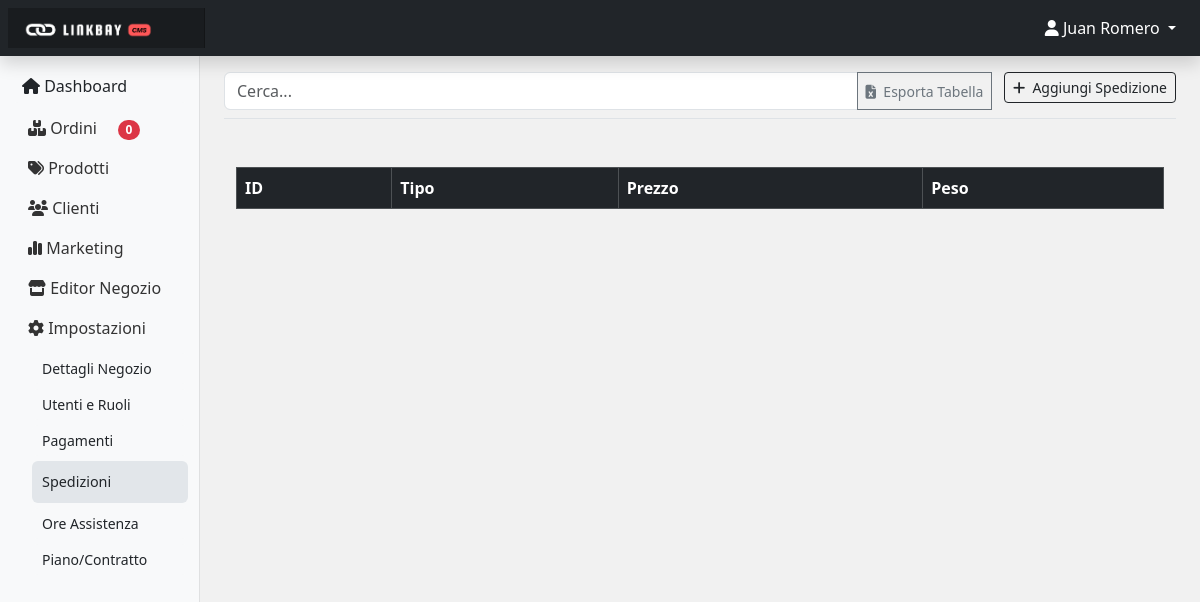
The page /admin/ui/spedizioni (signed in) on the database as committed earlier.
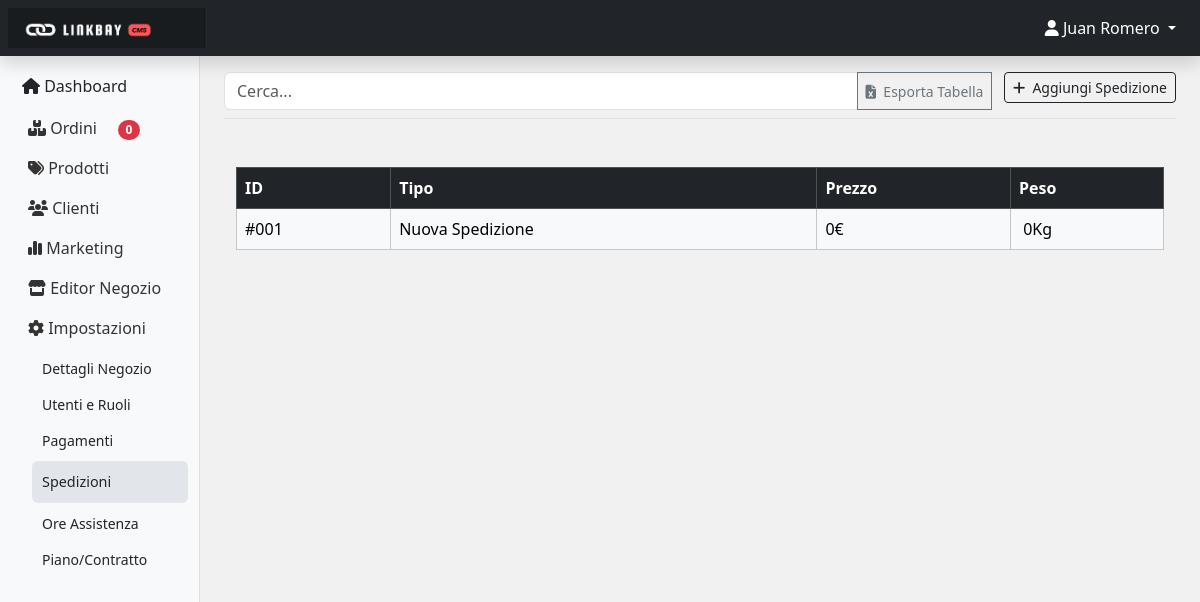
The same page on the database as committed later.
### tables this page shows
CREATE TABLE `spedizioni` (
  `id_spedizione` int(11) NOT NULL,
  `tipo_spedizione` varchar(255) NOT NULL,
  `prezzo_spedizione` varchar(255) NOT NULL,
  `peso_spedizione` varchar(255) NOT NULL
);

### app.php (the view, shortened to what this page needs)
<?php
function ordiniNav()
{
    require '../../conn.php';
    $ordersByState = [];
    $totalOrdersQuery = "SELECT COUNT(*) as total FROM ordini WHERE stato_ordine != 'Completo' AND stato_ordine != 'Abbandonato'";
    $totalOrdersResult = $conn->query($totalOrdersQuery);
    if ($totalOrdersRow = $totalOrdersResult->fetch_assoc()) {
        $ordersByState['totali'] = $totalOrdersRow['total'];
    }
    $states = ['Inevaso', 'Da Spedire', 'Abbandonato'];
    foreach ($states as $state) {
        $query = "SELECT COUNT(*) as total FROM ordini WHERE stato_ordine = '$state'";
        $result = $conn->query($query);
        if ($row = $result->fetch_assoc()) {
            $ordersByState[strtolower($state)] = $row['total'];
        }
    }
    return $ordersByState;
}
function listaSpedizioni()
{
    require '../../conn.php';
    $html = '<div class="container mt-5">';
    $html .= '<div class="table-responsive">';
    $html .= '<table class="table table-bordered table-hover" id="myTable">';
    $html .= '<thead class="table-dark">';
    $html .= '<tr>';
    $html .= '<th>ID</th>';
    $html .= '<th>Tipo</th>';
    $html .= '<th>Prezzo</th>';
    $html .= '<th>Peso</th>';
    $html .= '</tr>';
    $html .= '</thead>';
    $html .= '<tbody class="table-light">';
    $query = "SELECT * FROM spedizioni ORDER BY id_spedizione DESC";
    $result = mysqli_query($conn, $query);
    while ($row = mysqli_fetch_assoc($result)) {
        $html .= "<tr style='cursor: pointer;' onclick='apriModifica(" . $row['id_spedizione'] . ")'>";
        $html .= "<td>#00" . htmlspecialchars($row['id_spedizione'], ENT_QUOTES) . "</td>";
        $html .= "<td>" . htmlspecialchars($row['tipo_spedizione'], ENT_QUOTES) . "</td>";
        $html .= "<td>" . htmlspecialchars($row['prezzo_spedizione'], ENT_QUOTES) . "€</td>";
        $html .= "<td>&nbsp;" . htmlspecialchars($row['peso_spedizione'], ENT_QUOTES) . "Kg</td>";
        $html .= "</tr>";
    }
    $html .= '</tbody>';
    $html .= '</table>';
    $html .= '</div>';
    $html .= '</div>';
    return $html;
}

### admin/ui/spedizioni.php (shortened to what this page needs)
<?php
require ('../../app.php');
?>
<!DOCTYPE html>
<html lang="it">
<head>
    <?php include '../materials/head_content.php'; ?>
</head>
<body style="background-color: #f1f1f1;">
    <?php
    $sidebar_cate = 'impostazioni';
    $currentPage = basename($_SERVER['PHP_SELF']);
    include '../materials/sidebar.php';
    ?>
<main class="col-md-9 ms-sm-auto col-lg-10 px-md-4">
        <div class="d-flex justify-content-between flex-wrap flex-md-nowrap align-items-center pt-3 pb-2 mb-3 border-bottom">
        <div class="input-group">
            <input class="form-control" id="searchInput" type="text" placeholder="Cerca..." aria-label="Cerca">
            <button class="btn btn-sm btn-outline-secondary" type="button" onclick="exportToExcel()"><i class="fa-solid fa-file-excel"></i>&nbsp; Esporta Tabella</button>&nbsp;
            <form action="../ui-gestisci/aggiunta_spedizione.php" method="POST" style="display: inline;">&nbsp;
                <button type="submit" class="btn btn-sm btn-outline-dark">
                    <i class="fa-solid fa-plus"></i>&nbsp; Aggiungi Spedizione
                </button>
            </form>
        </div>
    </div>
    <?php echo listaSpedizioni();?>
</main>
<?php include '../materials/script.php'; ?>
</body>
</html>

### admin/materials/head_content.php (shortened to what this page needs)
<link href="https://cdn.jsdelivr.net/npm/bootstrap@5.3.3/dist/css/bootstrap.min.css" rel="stylesheet">
<link rel="stylesheet" href="https://cdnjs.cloudflare.com/ajax/libs/font-awesome/6.1.1/css/all.min.css">
<link rel="stylesheet" href="../materials/dashboard.css">

### admin/materials/sidebar.php (shortened to what this page needs)
<?php
$conteggiOrdini = ordiniNav();
?>
<header class="navbar navbar-dark sticky-top bg-dark flex-md-nowrap p-2 shadow">
  <a class="navbar-brand col-md-3 col-lg-2 me-0 px-3" href="#"><img src="../materials/logo_sidebar.png" width="130px" alt=""></a>
        <ul class="nav flex-column">
          <li class="nav-item dropdown">
            <a class="nav-link dropdown-toggle text-white" href="#" id="navbarDropdown" role="button" data-bs-toggle="dropdown" aria-expanded="false">
            <span class="fas fa-user"></span>&nbsp;<?php echo $_SESSION['nome'];?>&nbsp;<?php echo $_SESSION['cognome'];?>
            </a>
          </li>
        </ul>
</header>
<div class="container-fluid">
  <div class="row">
    <nav id="sidebarMenu" class="col-md-3 col-lg-2 d-md-block bg-light sidebar collapse">
      <div class="position-sticky pt-3">
        <ul class="nav flex-column">
          <li class="nav-item">
            <a class="link-dark rounded <?php if($currentPage == 'homepage.php'){echo 'custom-link-active';}else{echo 'custom-link';} ?>" href="homepage">
            <span class="fas fa-home"></span>
              Dashboard
            </a>
          </li>
          <li class="nav-item">
            <a class="nav-link" data-bs-toggle="collapse" href="#gestioneOrdiniCollapse" role="button" aria-expanded="false" aria-controls="gestioneOrdiniCollapse">
            <i class="fa-solid fa-boxes-stacked"></i>
              Ordini &nbsp;&nbsp;&nbsp;&nbsp;<span class="badge bg-danger rounded-pill"><?php echo $conteggiOrdini['totali']; ?></span>
            </a>
          </li>
          <li class="nav-item">
            <a class="nav-link" data-bs-toggle="collapse" href="#gestioneProdottiCollapse" role="button" aria-expanded="false" aria-controls="gestioneProdottiCollapse">
            <i class="fa-solid fa-tags"></i>
              Prodotti
            </a>
          </li>
          <li class="nav-item">
            <a class="nav-link" data-bs-toggle="collapse" href="#gestioneClientiCollapse" role="button" aria-expanded="false" aria-controls="gestioneClientiCollapse">
            <i class="fa-solid fa-users"></i>
              Clienti
            </a>
          </li>
          <li class="nav-item">
            <a class="nav-link" data-bs-toggle="collapse" href="#gestioneMarketingCollapse" role="button" aria-expanded="false" aria-controls="gestioneMarketingCollapse">
            <i class="fa-solid fa-chart-simple"></i>
              Marketing
            </a>
          </li>
          <li class="nav-item">
            <a class="nav-link" data-bs-toggle="collapse" href="#gestioneNegozioCollapse" role="button" aria-expanded="false" aria-controls="gestioneNegozioCollapse">
            <i class="fa-solid fa-store"></i>
            Editor Negozio
            </a>
          </li>
          <li class="nav-item">
            <a class="nav-link" data-bs-toggle="collapse" href="#gestioneSettingCollapse" role="button" aria-expanded="false" aria-controls="gestioneSettingCollapse">
            <i class="fa-solid fa-gear"></i>
              Impostazioni
            </a>
            <div class="collapse <?php if($sidebar_cate == 'impostazioni'){echo 'show';} ?>" id="gestioneSettingCollapse">
              <ul class="btn-toggle-nav list-unstyled fw-normal pb-1 small" style="margin-left: 20px;">
                <li><a href="dettagli_negozio" class="link-dark rounded <?php if($currentPage == 'dettagli_negozio.php'){echo 'custom-link-active';}else{echo 'custom-link';} ?>">Dettagli Negozio</a></li>
                <li><a href="utenti_ruoli" class="link-dark rounded <?php if($currentPage == 'utenti_ruoli.php'){echo 'custom-link-active';}else{echo 'custom-link';} ?>">Utenti e Ruoli</a></li>
                <li><a href="pagamenti" class="link-dark rounded <?php if($currentPage == 'pagamenti.php'){echo 'custom-link-active';}else{echo 'custom-link';} ?>">Pagamenti</a></li>
                <li><a href="spedizioni" class="link-dark rounded <?php if($currentPage == 'spedizioni.php'){echo 'custom-link-active';}else{echo 'custom-link';} ?>">Spedizioni</a></li>
                <li><a href="ore_assistenza" class="link-dark rounded <?php if($currentPage == 'ore_assistenza.php'){echo 'custom-link-active';}else{echo 'custom-link';} ?>">Ore Assistenza</a></li>
                <li><a href="piano_contratto" class="link-dark rounded <?php if($currentPage == 'piano_contratto.php'){echo 'custom-link-active';}else{echo 'custom-link';} ?>">Piano/Contratto</a></li>
              </ul>
            </div>
          </li>
        </ul>
      </div>
    </nav>
  </div>
</div>

### admin/materials/script.php (shortened to what this page needs)
<link href="https://cdn.jsdelivr.net/npm/bootstrap@5.3.3/dist/css/bootstrap.min.css" rel="stylesheet">

### admin/materials/dashboard.css (style rules this page uses)
body { font-size: .875rem; }
.sidebar { position: fixed; top: 0; bottom: 0; left: 0; z-index: 100; padding: 48px 0 0; box-shadow: inset -1px 0 0 rgba(0, 0, 0, .1); }
.sidebar .nav-link { font-weight: 500; color: #333; }
.navbar-brand { padding-top: .75rem; padding-bottom: .75rem; font-size: 1rem; background-color: rgba(0, 0, 0, .25); box-shadow: inset -1px 0 0 rgba(0, 0, 0, .25); }

### admin/materials/sidebar.php (style rules this page uses)
.custom-link { display: block; padding: 5px 10px; margin: 5px 0; background-color: #f8f9fa; color: Black; border-radius: 5px; text-decoration: none; transition: background-color 0.2s ease-in-out; }
.custom-link-active { display: block; padding: 5px 10px; margin: 5px 0; background-color: #e2e6ea; text-decoration: none; color: #ff5758; padding: 10px; font-size: 0.9rem; }

Rows that differ between the two databases and show on the page:
added spedizioni: id_spedizione "1", tipo_spedizione "Nuova Spedizione", prezzo_spedizione "0", peso_spedizione "0"
